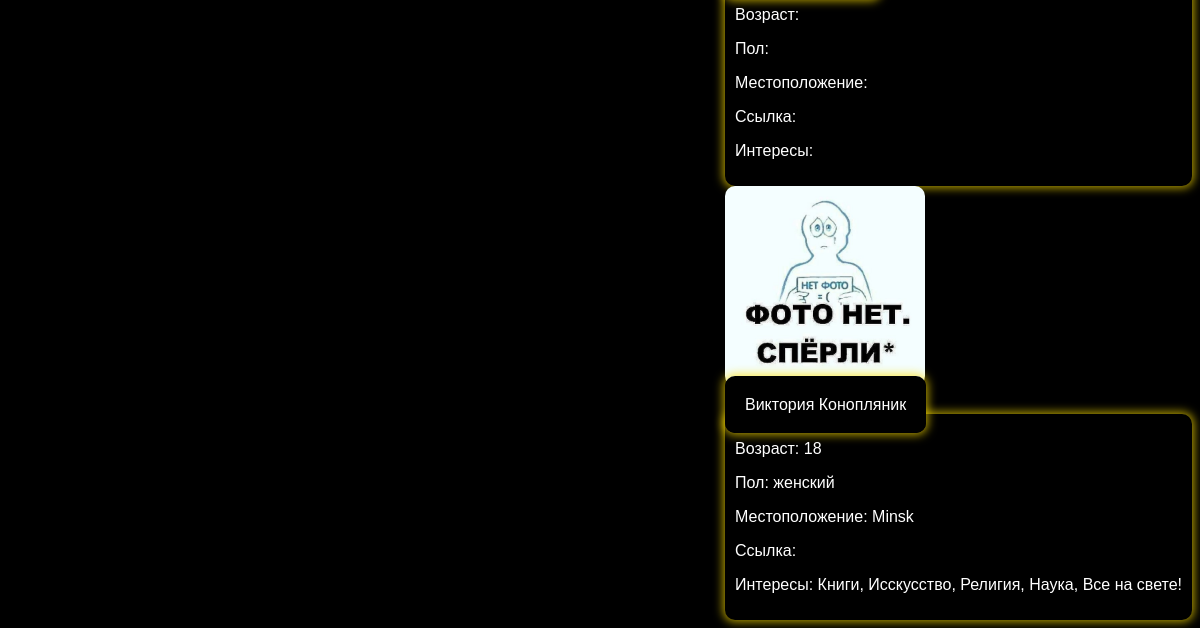
The page /profile_list (lower part) on the database as committed earlier.
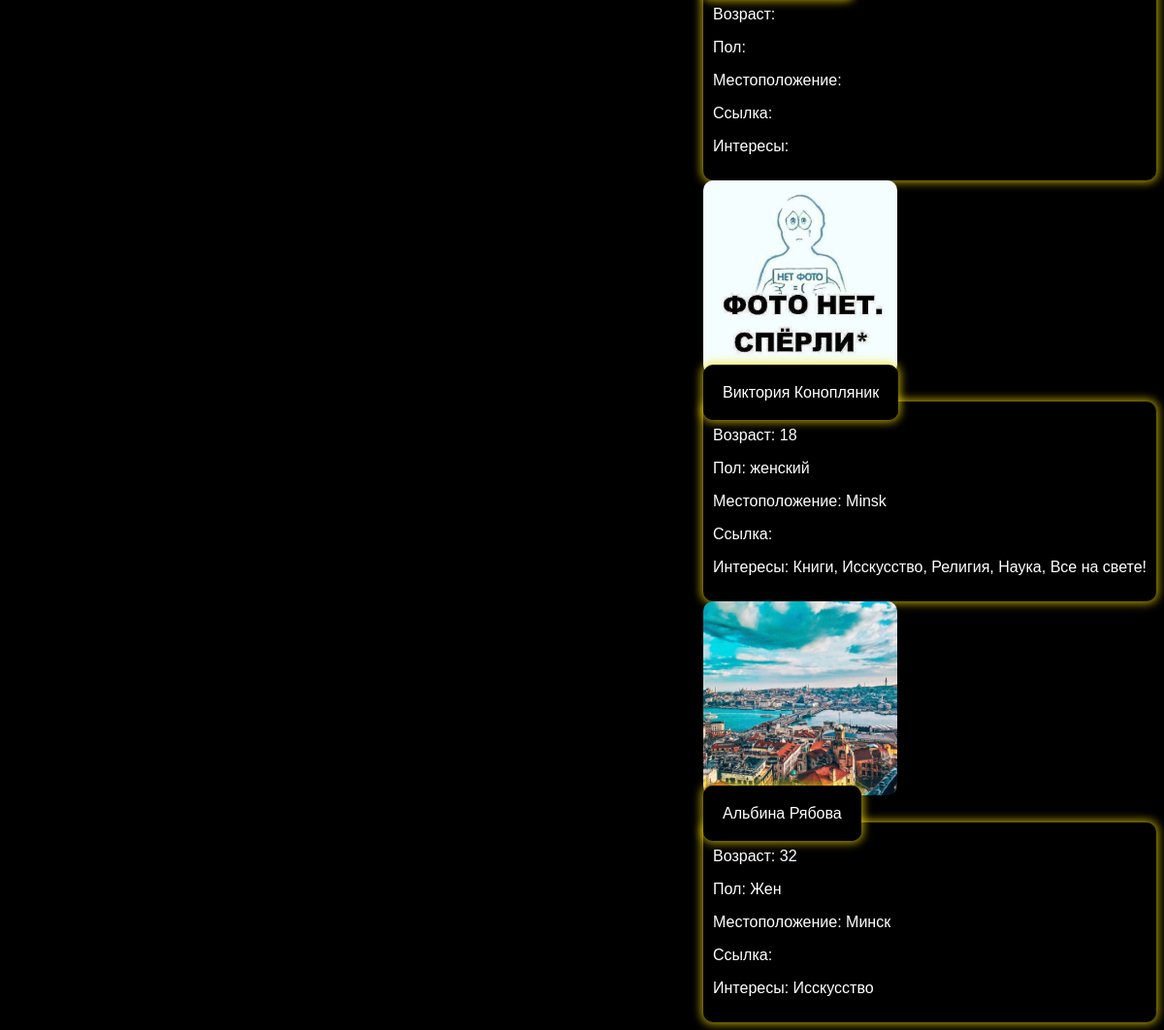
The same page on the database as committed later.
### main/models.py (models this page shows, shortened)
class Profile(models.Model):
    firstname = models.CharField(max_length=255)
    lastname = models.TextField()
    age = models.IntegerField(null=True, blank=True)
    gender = models.CharField(max_length=50)
    location = models.CharField(max_length=255)
    link = models.TextField()
    settings = models.CharField(max_length=255)
    age = models.IntegerField(blank=True, null=True)  # Необязательное поле
    gender = models.CharField(max_length=50, blank=True, null=True)  # Необязательное поле
    location = models.CharField(max_length=255, blank=True, null=True)  # Необязательное поле
    link = models.TextField(blank=True, null=True)  # Необязательное поле
    settings = models.CharField(max_length=255, blank=True, null=True)  # Необязательное поле
    user = models.OneToOneField(User, on_delete=models.CASCADE)
    privacy = models.ForeignKey(PrivacyLevel, on_delete=models.SET_NULL, null=True, default=get_default_privacy_level)
    interests = models.ManyToManyField(Interest, blank=True)  # Необязательное поле

class Interest(models.Model):
    name = models.CharField(max_length=255)
    def __str__(self):
        return self.name

class Mediafile(models.Model):
    profile = models.ForeignKey(Profile, related_name='media_files', on_delete=models.CASCADE)
    file = models.FileField(upload_to='media/')
    upload_date = models.DateTimeField(auto_now_add=True)
    file_type = models.CharField(max_length=50, choices=[('avatar', 'Avatar'), ('video', 'Video'), ('other', 'Other'),
                                                         ('image', 'Image')])
    description = models.TextField()

### main/views.py (the view)
# urls.py: path('profile_list', cache_page(60*15)(views.profile_list), name='profile_list'),
def profile_list(request):
    profile_filter = ProfileFilter(request.GET,
                                   queryset=Profile.objects.select_related('user').prefetch_related('media_files'))
    profile_items = profile_filter.qs
    avatar_items = Mediafile.objects.filter(file_type='avatar', profile__in=profile_items)
    avatars = {avatar.profile.id: avatar for avatar in avatar_items}
    context = {
        'profile_items': profile_items,
        'avatars': avatars,
        'profile_filter': profile_filter,
    }
    return render(request, 'main/profile_list.html', context)

### main/templatetags/custom_filters.py (called while the page is built)
@register.filter
def get_item(dictionary, key):
    return dictionary.get(key)

### main/templates/main/profile_list.html (shortened to what this page needs)
{% extends 'main/layout.html' %}
{% load static %}
{% load custom_filters %}
{% block content %}
<div class="news-detail-container">
   <div class="profile-list-container">
       <div class="profile-detail-content2">
        {% for profile in profile_items %}
            <section class="profile-detail-content2">
               <div class="profile-detail-left2">
                    {% with avatars|get_item:profile.id as avatar %}
                        {% if avatar %}
                            <a href="{% url 'profile' profile.user.username %}">
                                <img src="{{ avatar.file.url }}" alt="Avatar of {{ profile.firstname }}" class="news-inner-image">
                            </a>
                        {% else %}
                            <a href="{% url 'profile' profile.user.username %}">
                                <img src="{% static 'images/nophoto.jpg' %}" alt="No Avatar" class="news-inner-image">
                            </a>
                        {% endif %}
                    {% endwith %}
                   <div class="profile-detail-left2">
                        <a class="profile-name add-color add-bg" href="{% url 'profile' profile.user.username %}">
                            {{ profile.firstname }} {{ profile.lastname }}
                        </a>
                    </div>
                </div>
                <div class="profile-detail-right2 profile-detail-text add-color">
                     <p>Возраст: {% if profile.age %}{{ profile.age }}{% endif %}</p>
                     <p>Пол: {% if profile.gender %}{{ profile.gender }}{% endif %}</p>
                    <p>Местоположение: {% if profile.location %}{{ profile.location }}{% endif %}</p>
                    <p>Ссылка: {% if profile.link %}<a href="{{ profile.link }}">{{ profile.link }}</a>{% endif %}</p>
                    <p>Интересы: {% if profile.interests.all %}{{ profile.interests.all|join:", " }}{% endif %}</p>
                </div>
            </section>
        {% endfor %}
    </div>
</div>
</div>
{% endblock %}

Rows that differ between the two databases and show on the page:
added Profile: id.file (picture), firstname "Альбина", lastname "Рябова", age "32", gender "Жен", location "Минск", interests.all "Исскусство"
